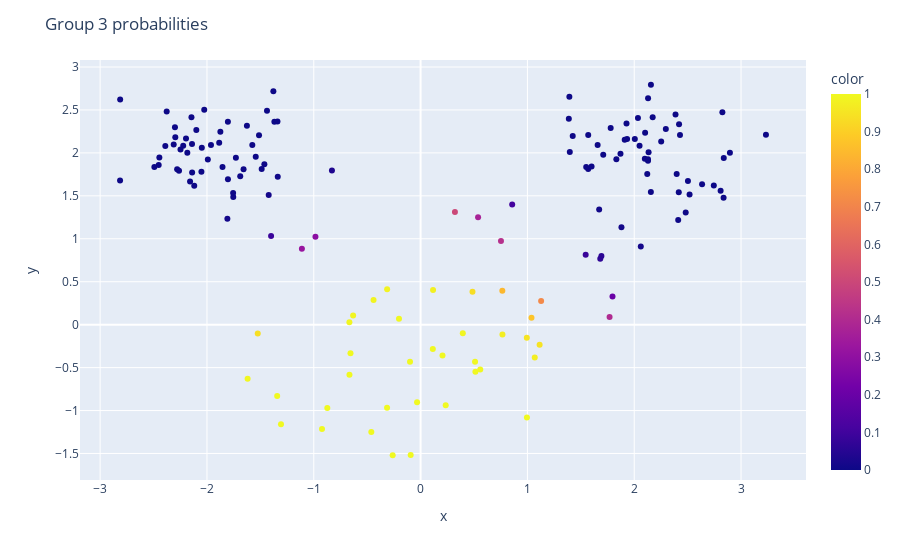

Here is the notebook cell this chart was saved with:
### Code cell
proba_groupe_3 = []

for x in X:
    pdf_3_ = pdf(
            x,
            # mean
            -0.029758, -0.373303,
            # std
            np.mean([0.778713,	0.625238])
        )

    proba_groupe_3.append(pdf_3_ * tau_3 / denominator(x))


# plot X
fig = px.scatter(
    x=X[:, 0],
    y=X[:, 1],
    color=proba_groupe_3
)

fig.update_layout(
    title="Group 3 probabilities",
    xaxis_title="x",
    yaxis_title="y",
)

fig.show()

### Figure 1 — Plotly figure (JSON) as saved in the notebook; plotly's stock layout.template omitted (floating-point values rounded to 4 significant figures; data arrays with more than 128 entries replaced by an {"elided": "..."} marker saying what was removed)
{"data": [{"hovertemplate": "x=%{x}<br>y=%{y}<br>color=%{marker.color}<extra></extra>", "legendgroup": "", "marker": {"color": {"elided": "150 float values"}, "coloraxis": "coloraxis", "symbol": "circle"}, "mode": "markers", "name": "", "orientation": "v", "showlegend": false, "type": "scatter", "x": {"elided": "150 float values"}, "xaxis": "x", "y": {"elided": "150 float values"}, "yaxis": "y"}], "layout": {"coloraxis": {"colorbar": {"title": {"text": "color"}}, "colorscale": [[0, "#0d0887"], [0.1111, "#46039f"], [0.2222, "#7201a8"], [0.3333, "#9c179e"], [0.4444, "#bd3786"], [0.5556, "#d8576b"], [0.6667, "#ed7953"], [0.7778, "#fb9f3a"], [0.8889, "#fdca26"], [1, "#f0f921"]]}, "legend": {"tracegroupgap": 0}, "margin": {"t": 60}, "title": {"text": "Group 3 probabilities"}, "xaxis": {"anchor": "y", "domain": [0, 1], "title": {"text": "x"}}, "yaxis": {"anchor": "x", "domain": [0, 1], "title": {"text": "y"}}}}
